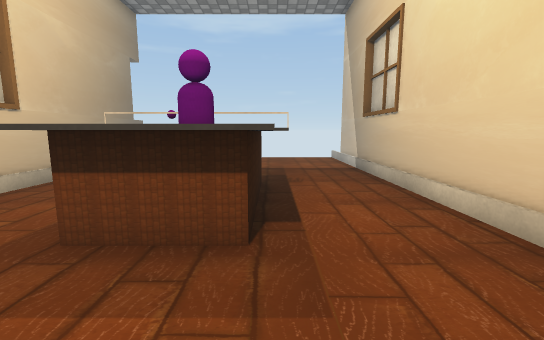
View 1 (above)

12 first-person views from a walk through a scene from a Unity 3-D project. The camera is 0.72 m above the floor, tilts 8° down and sees 90° across. The floor is counted in squares, 0.5 m on a side. Each view is taken from the middle of a square. On the plan, view 1 faces up. The plan holds only what a view shows up to about 14 squares ahead; the rest is blank. The place goes on beyond the plan. The player is left out. Some surface patterns are stand-ins.

View 2
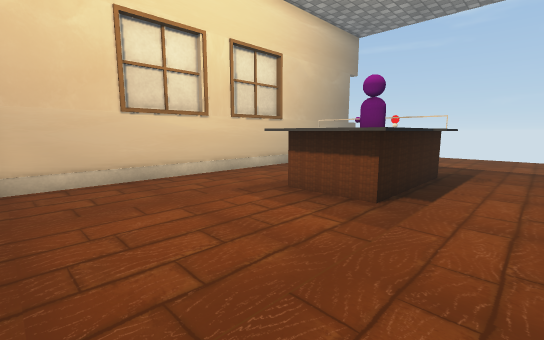

View 3
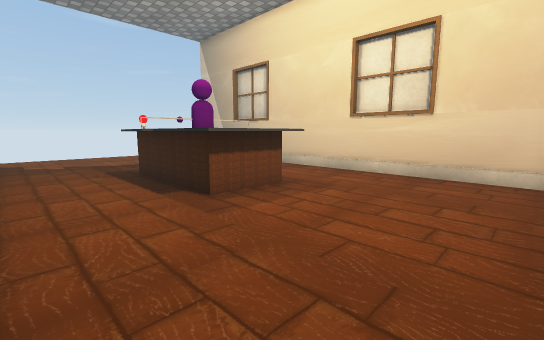

View 4
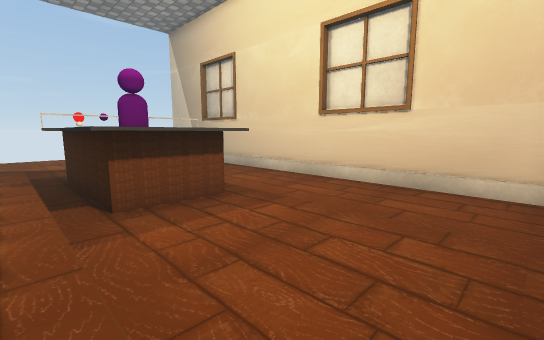

View 5
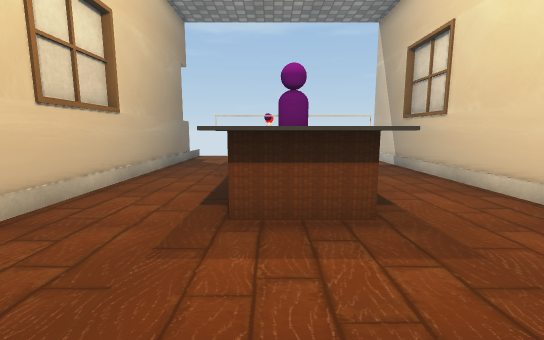

View 6
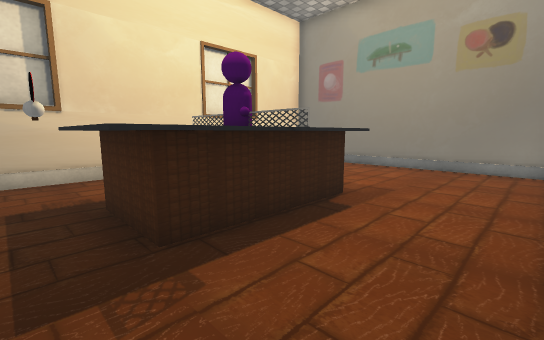

View 7
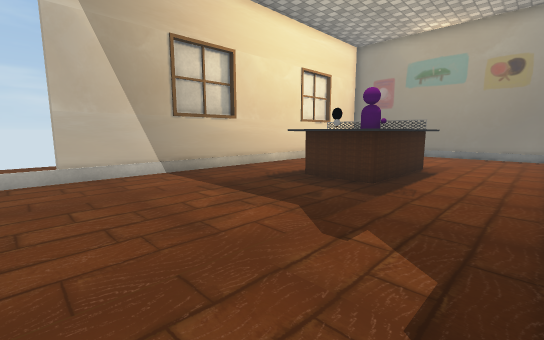

View 8
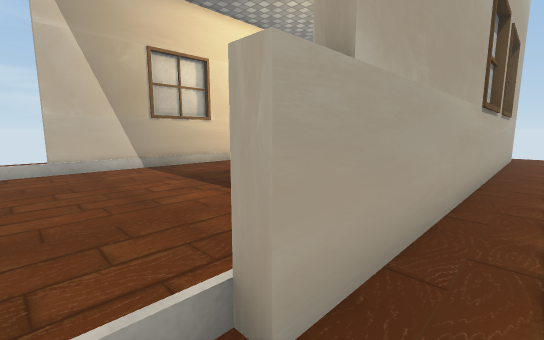

View 9
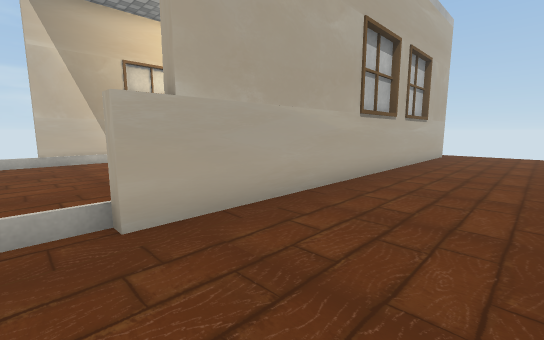

View 10
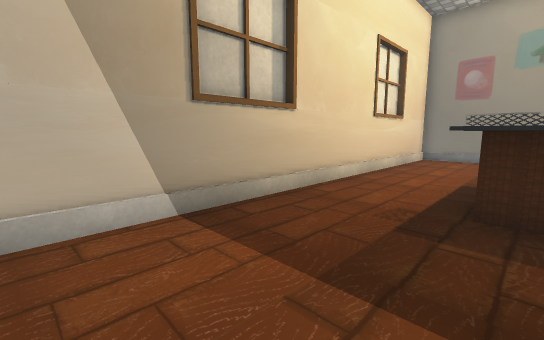

View 11
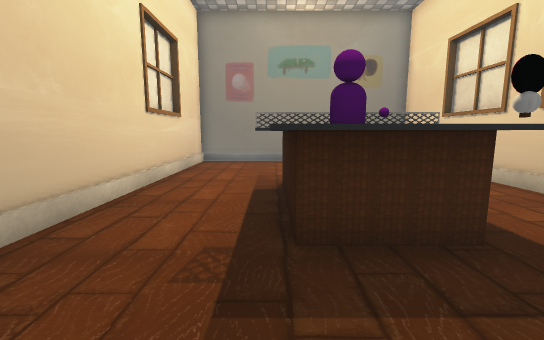

View 12
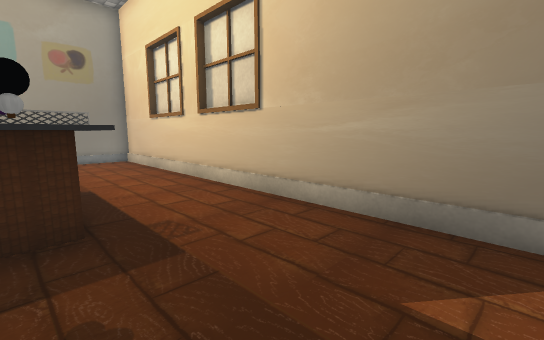

### Floor plan
Points are (right, up) in squares from view 1. A wall is a line through its corners. A room is listed if a view was taken in it or the views show most of it. See-through windows are left out.
Room 1 (views 1, 2, 3, 4, 5)
walls: (-6.5, 6.4) (-6.5, -2.5) (3.5, -2.5) (3.5, 6.4)
ways out: opening at (-5, 5.5) to room 2; opening at (2, 5.5) to room 2
objects: other object (-3, 3) to (0, 8)
Room 2 (views 6, 7, 10, 11, 12)
walls: (-6.5, 13.9) (-6.5, 6.4); (3.5, 6.4) (3.5, 13.6)
ways out: opening at (-5, 5.5) to room 1; opening at (2, 5.5) to room 1; opening at (-7, 14.5) to room 3
objects: other object (-2, 9)
Room 3 (views 8, 9)
walls: (-6.9, -3) (-6.9, 13.9) (-6.5, 13.9)
ways out: opening at (-7, 14.5) to room 2; opening at (-7, -4)

Positions as (right, up) in squares from view 1, and headings:
1: (0, 0), facing up
2: (2, -2), facing up-left
3: (-6, -2), facing up-right
4: (-4, -2), facing up-right
5: (-2, -1), facing up
6: (-6, 9), facing down-right
7: (-6, 15), facing down-right
8: (-8, 15), facing down-right
9: (-11, 15), facing down-right
10: (-1, 13), facing down-right
11: (0, 11), facing down
12: (-2, 12), facing down-left
